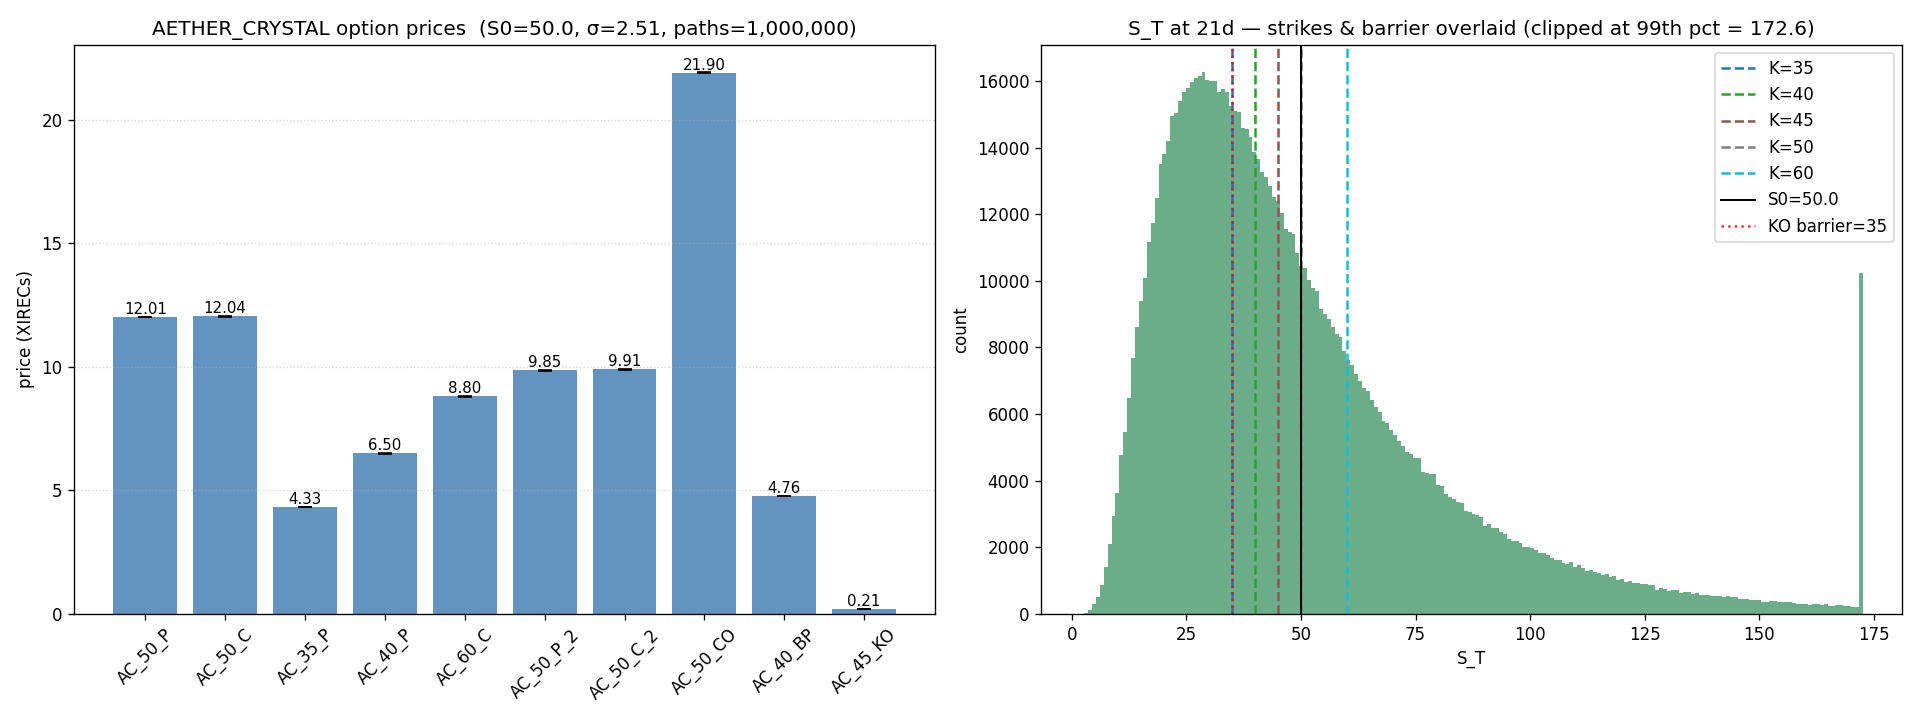

This figure's Python source:
"""
Monte Carlo pricing for AETHER_CRYSTAL options under zero-drift GBM.

    sigma = 2.51 (annualized)
    grid  = 4 steps per trading day
    week  = 5 trading days
    year  = 252 trading days
    r     = 0   (so price = E[payoff], no discounting)

A "Solvenarian Day" is a calendar day. With 5 trading days per week:
    21 Solvenarian Days = 3 weeks = 15 trading days
    14 Solvenarian Days = 2 weeks = 10 trading days

Options (T listed in trading days):
    AC_50_P    vanilla put,   K=50, T=15
    AC_50_C    vanilla call,  K=50, T=15
    AC_35_P    vanilla put,   K=35, T=15
    AC_40_P    vanilla put,   K=40, T=15
    AC_60_C    vanilla call,  K=60, T=15
    AC_50_P_2  vanilla put,   K=50, T=10
    AC_50_C_2  vanilla call,  K=50, T=10
    AC_50_CO   chooser, K=50: at day 10, auto-converts to whichever side
               is in-the-money; expires at day 15 as that side.
    AC_40_BP   binary put,    K=40, T=15, pays 10 if S_T<40 else 0
    AC_45_KO   knock-out put, K=45, barrier=35, T=15:
               pays max(45-S_T,0) if path never goes below 35, else 0.
"""

from math import erf, sqrt as msqrt
from pathlib import Path

import matplotlib.pyplot as plt
import numpy as np


SIGMA = 2.51
STEPS_PER_DAY = 4
DAYS_PER_YEAR = 252
S0 = 50.0
N_PATHS = 1_000_000
SEED = 42
PLOT_PATH = Path(__file__).parent / "aether_options_mc.png"
PAYOFF_PLOT_PATH = Path(__file__).parent / "aether_options_payoffs.png"
PAYOFF_DIST_NAMES = ("AC_50_P", "AC_50_C", "AC_50_P_2", "AC_50_C_2", "AC_50_CO")


def simulate_paths(s0: float, days: int, n_paths: int, rng: np.random.Generator) -> np.ndarray:
    """Return shape (n_paths, days*STEPS_PER_DAY); column k is S after step k+1."""
    n_steps = days * STEPS_PER_DAY
    dt = 1.0 / DAYS_PER_YEAR / STEPS_PER_DAY
    drift = -0.5 * SIGMA**2 * dt
    diffusion = SIGMA * np.sqrt(dt)
    z = rng.standard_normal((n_paths, n_steps))
    log_inc = drift + diffusion * z
    log_path = np.log(s0) + np.cumsum(log_inc, axis=1)
    return np.exp(log_path)


def norm_cdf(x: float) -> float:
    return 0.5 * (1.0 + erf(x / msqrt(2.0)))


def bs_call(s0: float, k: float, t: float, sigma: float) -> float:
    if t <= 0:
        return max(s0 - k, 0.0)
    d1 = (np.log(s0 / k) + 0.5 * sigma**2 * t) / (sigma * np.sqrt(t))
    d2 = d1 - sigma * np.sqrt(t)
    return s0 * norm_cdf(d1) - k * norm_cdf(d2)


def bs_put(s0: float, k: float, t: float, sigma: float) -> float:
    if t <= 0:
        return max(k - s0, 0.0)
    d1 = (np.log(s0 / k) + 0.5 * sigma**2 * t) / (sigma * np.sqrt(t))
    d2 = d1 - sigma * np.sqrt(t)
    return k * norm_cdf(-d2) - s0 * norm_cdf(-d1)


def main() -> None:
    rng = np.random.default_rng(SEED)

    # 21 Solvenarian Days = 3 weeks = 15 trading days
    # 14 Solvenarian Days = 2 weeks = 10 trading days
    days_long, days_short = 15, 10
    paths = simulate_paths(S0, days_long, N_PATHS, rng)  # (N, 60)
    S_T = paths[:, -1]
    S_choice = paths[:, days_short * STEPS_PER_DAY - 1]
    path_min = paths.min(axis=1)

    K_CO = 50
    chooser_payoff = np.where(
        S_choice >= K_CO,
        np.maximum(S_T - K_CO, 0.0),
        np.maximum(K_CO - S_T, 0.0),
    )
    binary_payoff = np.where(S_T < 40, 10.0, 0.0)
    ko_payoff = np.where(path_min >= 35, np.maximum(45 - S_T, 0.0), 0.0)

    options = [
        ("AC_50_P",   "put",         50, days_long,  np.maximum(50 - S_T, 0.0)),
        ("AC_50_C",   "call",        50, days_long,  np.maximum(S_T - 50, 0.0)),
        ("AC_35_P",   "put",         35, days_long,  np.maximum(35 - S_T, 0.0)),
        ("AC_40_P",   "put",         40, days_long,  np.maximum(40 - S_T, 0.0)),
        ("AC_60_C",   "call",        60, days_long,  np.maximum(S_T - 60, 0.0)),
        ("AC_50_P_2", "put",         50, days_short, np.maximum(50 - S_choice, 0.0)),
        ("AC_50_C_2", "call",        50, days_short, np.maximum(S_choice - 50, 0.0)),
        ("AC_50_CO",  "chooser",     50, days_long,  chooser_payoff),
        ("AC_40_BP",  "binary put",  40, days_long,  binary_payoff),
        ("AC_45_KO",  "knock-out p", 45, days_long,  ko_payoff),
    ]

    print(f"S0={S0}  sigma={SIGMA}  paths={N_PATHS:,}  steps/day={STEPS_PER_DAY}\n")
    header = f"{'option':<10} {'type':<14} {'K':>4} {'days':>5} {'mc price':>11} {'std err':>10} {'analytic':>11}"
    print(header)
    print("-" * len(header))
    rows = []
    for name, typ, k, days, payoff in options:
        price = float(payoff.mean())
        se = float(payoff.std(ddof=1) / np.sqrt(N_PATHS))
        t = days / DAYS_PER_YEAR
        if typ == "call":
            analytic = f"{bs_call(S0, k, t, SIGMA):.4f}"
        elif typ == "put":
            analytic = f"{bs_put(S0, k, t, SIGMA):.4f}"
        else:
            analytic = "—"
        print(f"{name:<10} {typ:<14} {k:>4} {days:>5} {price:>11.4f} {se:>10.4f} {analytic:>11}")
        rows.append((name, price, se))

    fig, axes = plt.subplots(1, 2, figsize=(16, 6))

    names = [r[0] for r in rows]
    prices = [r[1] for r in rows]
    ses = [r[2] for r in rows]

    ax = axes[0]
    bars = ax.bar(names, prices, yerr=ses, capsize=4, color="steelblue", alpha=0.85)
    for b, p in zip(bars, prices):
        ax.text(b.get_x() + b.get_width() / 2, p, f"{p:.2f}",
                ha="center", va="bottom", fontsize=9)
    ax.set_title(f"AETHER_CRYSTAL option prices  (S0={S0}, σ={SIGMA}, paths={N_PATHS:,})")
    ax.set_ylabel("price (XIRECs)")
    ax.tick_params(axis="x", rotation=45)
    ax.grid(axis="y", linestyle=":", alpha=0.5)

    ax = axes[1]
    clip = float(np.quantile(S_T, 0.99))
    ax.hist(np.clip(S_T, None, clip), bins=200, color="seagreen", alpha=0.7)
    strikes = [35, 40, 45, 50, 60]
    colors = plt.cm.tab10(np.linspace(0, 1, len(strikes)))
    for k, c in zip(strikes, colors):
        ax.axvline(k, color=c, linestyle="--", label=f"K={k}")
    ax.axvline(S0, color="black", linestyle="-", linewidth=1.2, label=f"S0={S0}")
    ax.axvline(35, color="red", linestyle=":", linewidth=1.5, alpha=0.8,
               label="KO barrier=35")
    ax.set_title(f"S_T at 21d — strikes & barrier overlaid (clipped at 99th pct = {clip:.1f})")
    ax.set_xlabel("S_T")
    ax.set_ylabel("count")
    ax.legend(loc="upper right")

    fig.tight_layout()
    fig.savefig(PLOT_PATH, dpi=120)
    print(f"\nplot saved to {PLOT_PATH}")

    payoff_lookup = {opt[0]: opt[4] for opt in options}
    n = len(PAYOFF_DIST_NAMES)
    fig2, axes2 = plt.subplots(1, n, figsize=(4.2 * n, 5), sharey=False)
    for ax, name in zip(axes2, PAYOFF_DIST_NAMES):
        payoff = payoff_lookup[name]
        p_zero = float((payoff == 0).mean())
        nonzero = payoff[payoff > 0]
        mean = float(payoff.mean())
        if nonzero.size > 0:
            clip = float(np.quantile(nonzero, 0.99))
            ax.hist(np.clip(nonzero, None, clip), bins=80,
                    color="steelblue", alpha=0.85)
            ax.set_xlabel(f"payoff (clipped at 99th pct = {clip:.1f})")
        else:
            ax.set_xlabel("payoff")
        ax.axvline(mean, color="red", linestyle="--",
                   label=f"E[payoff] = {mean:.2f}")
        ax.set_title(
            f"{name}\nP(payoff=0) = {p_zero:.1%}   "
            f"nonzero count = {nonzero.size:,}"
        )
        ax.set_ylabel("count (nonzero payoffs only)")
        ax.legend()

    fig2.suptitle(
        f"Payoff distributions  (S0={S0}, σ={SIGMA}, paths={N_PATHS:,}, "
        "zero-payoff bar omitted; see P(payoff=0))"
    )
    fig2.tight_layout()
    fig2.savefig(PAYOFF_PLOT_PATH, dpi=120)
    print(f"payoff distribution plot saved to {PAYOFF_PLOT_PATH}")


if __name__ == "__main__":
    main()
